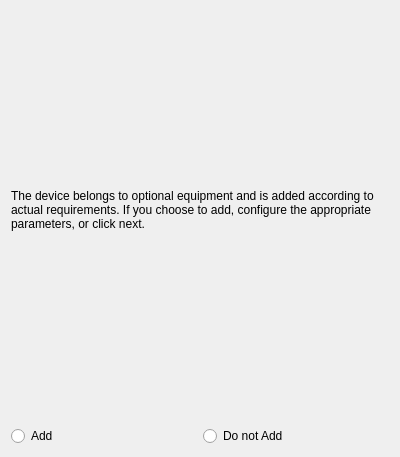
<?xml version="1.0" encoding="UTF-8"?>
<ui version="4.0">
 <class>GuidMagneticSensorSetting</class>
 <widget class="QWidget" name="GuidMagneticSensorSetting">
  <property name="geometry">
   <rect>
    <x>0</x>
    <y>0</y>
    <width>400</width>
    <height>457</height>
   </rect>
  </property>
  <property name="windowTitle">
   <string>Form</string>
  </property>
  <layout class="QVBoxLayout" name="verticalLayout" stretch="1,1,8">
   <property name="topMargin">
    <number>0</number>
   </property>
   <item>
    <widget class="QLabel" name="label">
     <property name="text">
      <string>The device belongs to optional equipment and is added according to actual requirements. If you choose to add, configure the appropriate parameters, or click next.</string>
     </property>
     <property name="wordWrap">
      <bool>true</bool>
     </property>
    </widget>
   </item>
   <item>
    <layout class="QHBoxLayout" name="horizontalLayout_4">
     <item>
      <widget class="QRadioButton" name="radioButton_set">
       <property name="text">
        <string>Add</string>
       </property>
      </widget>
     </item>
     <item>
      <widget class="QRadioButton" name="radioButton_ignore">
       <property name="text">
        <string>Do not Add</string>
       </property>
      </widget>
     </item>
    </layout>
   </item>
   <item>
    <layout class="QVBoxLayout" name="vLayout_content"/>
   </item>
  </layout>
 </widget>
 <resources/>
 <connections/>
</ui>
